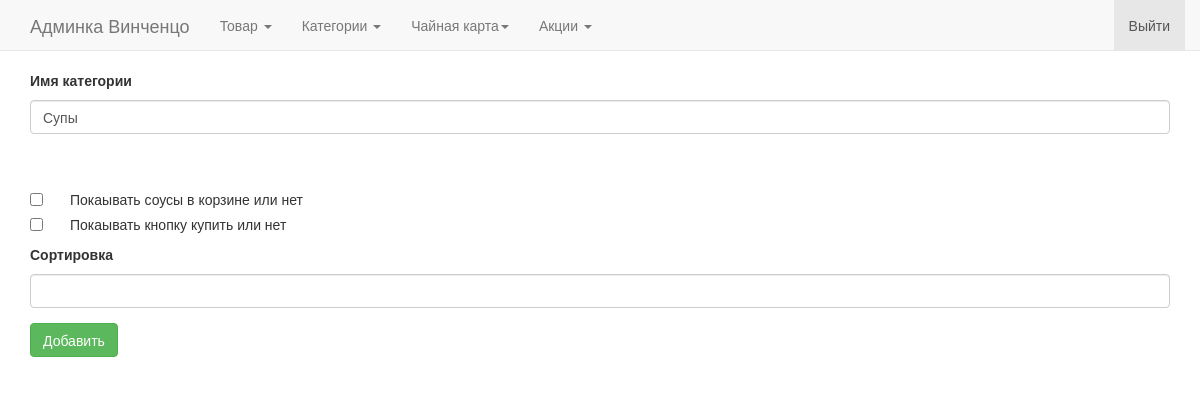
The app's page /update_category/1 (signed in), older data.
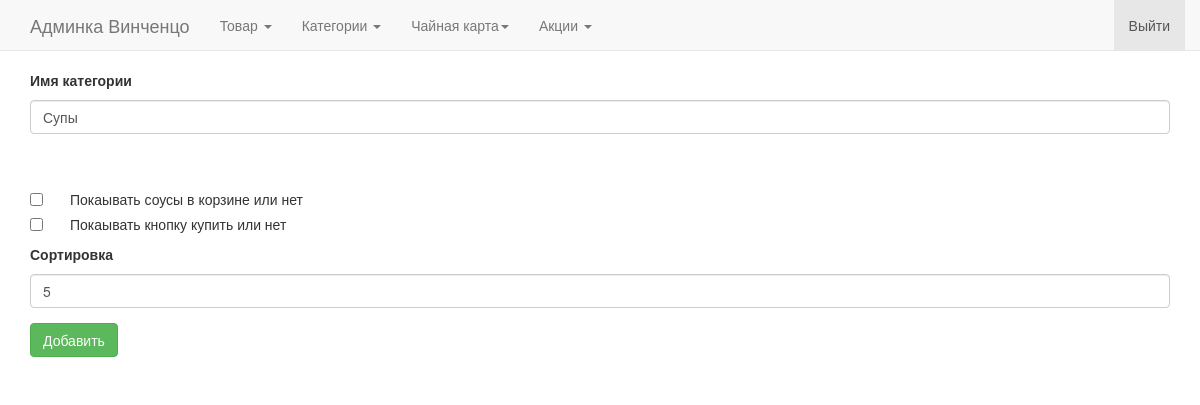
The same page, newer data.
### app/models.py (models this page shows, shortened)
class Category(db.Model):
    id = db.Column(db.Integer, primary_key=True)
    category_name = db.Column(db.String(50))
    alias = db.Column(db.String(50))
    sous = db.Column(db.Boolean, default=False)
    cafe = db.Column(db.Boolean, default=True)
    sort = db.Column(db.Integer)

### app/views.py (the view, shortened to what this page needs)
@app.route('/update_category/<int:category_id>', methods=['GET', 'POST'])
def update_category(category_id):
    if not session.get('logged_in'):
        return redirect(url_for("adminlogin"))
    form = CategoryForm(obj=Category.query.filter_by(id=category_id).first())
    return render_template("category_edit.html", form=form)

### app/forms.py
class CategoryForm(Form):
    category_name = StringField(u"Имя категории")
    alias = StringField("")
    sous = BooleanField(u"Покаывать соусы в корзине или нет")
    cafe = BooleanField(u"Покаывать кнопку купить или нет")
    sort = IntegerField(u"Сортировка")

### app/views.py (called while the page is built)
@app.before_request
def before_request():
    delivery = request.cookies.get('delivery')
    if delivery == "deliveryincafe":
        g.deliverymethod = u"В кафе"
        g.global_sale = 0
    elif delivery == "deliverymyself":
        g.deliverymethod = u"Самовывоз"
        g.global_sale = 10
    elif delivery == "deliveryinhome":
        g.deliverymethod = u"Доставка на дом"
        g.global_sale = 0
    else:
        g.deliverymethod = u"Доставка на дом"
        g.global_sale = 0
    g.delivery = delivery
    g.user = current_user

### app/templates/category_edit.html
{% extends "panel.html" %}
{% from 'form_gen.html' import render_form %}
{% block body %}
 {{ render_form(form, action_url='', action_text='Добавить') }}<br>
{% endblock %}

### app/templates/form_gen.html (shortened to what this page needs)
{% macro render_field(field, label_visible=true) -%}
    <div class="form-group {% if field.errors %}has-error{% endif %} {{ kwargs.pop('class_', '') }}">
        {% if (field.type != 'HiddenField' and field.type !='CSRFTokenField') and label_visible %}
            <label for="{{ field.id }}" class="control-label">{{ field.label }}</label>
        {% endif %}
        {{ field(class_='form-control', **kwargs) }}
    </div>
{%- endmacro %}
{% macro render_checkbox_field(field) -%}
    <div class="checkbox">
        <label>
            {{ field(type='checkbox', **kwargs) }} {{ field.label }}
        </label>
    </div>
{%- endmacro %}
{% macro render_form(form, action_url='',prefix_form='',  action_text='Submit', class_='', btn_class='btn btn-success') -%}
    <form method="POST" action="{{ action_url }}" role="form" class="{{ class_ }}">
        {% if caller %}
            {{ caller() }}
        {% else %}
            {% for f in form %}
                {% if f.type == 'BooleanField' %}
                    {{ render_checkbox_field(f) }}
                {% elif f.type == 'RadioField' %}
                    {{ render_radio_field(f) }}
                {% else %}
                    {{ render_field(f) }}
                {% endif %}
            {% endfor %}
        {% endif %}
        <button type="submit"   class="{{ btn_class }}">{{ action_text }} </button>
    </form>
{%- endmacro %}

Row changes from the older to the newer data that the page shows:
changed Category "Супы": sort (not shown) → "5"
